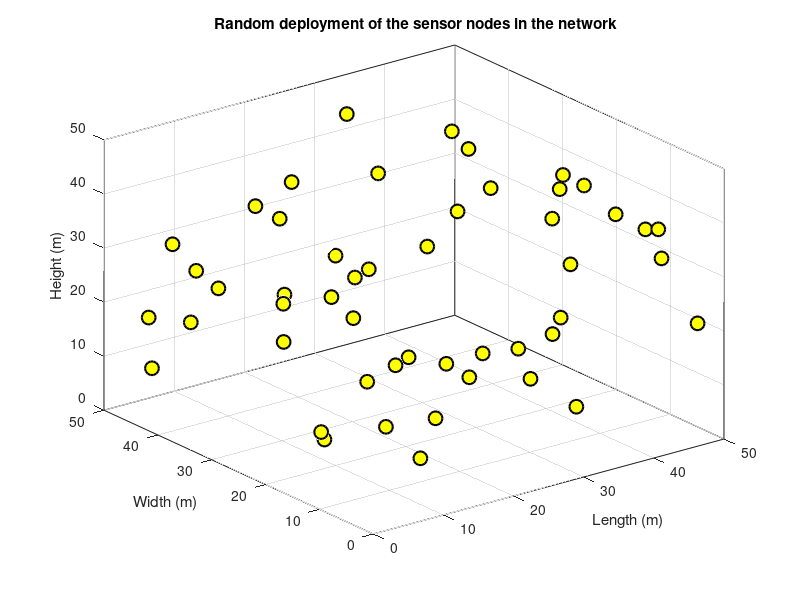

MATLAB code for this plot:
% Author: Junaid Qadir (DITEN, UniGe, Italy)
% Ph.D. Researcher 
% Department of Electrical, Electronic and Telecommunications Engineering, and Naval Architecture (DITEN)
% University of Genova, Via Opera Pia 11A 16145, Genoa, Italy
% Website: https://junaidqadirqau.wixsite.com/junaid


% Reference: J. Qadir, U. Ullah, B. Sainz-De-Abajo, B. G. Zapirain, G. Marques and I. de la Torre Diez, 
%"Energy-Aware and Reliability-Based Localization-Free Cooperative Acoustic Wireless Sensor Networks," 
%in IEEE Access, vol. 8, pp. 121366-121384, 2020, doi: 10.1109/ACCESS.2020.3006194.



clc             % clear command window
close all       % close other window
clear all       % clear variables
total_number_of_sensor_node=50;                                      %  The total number of sensor nodes in the network 
x=randi([0,50],1,total_number_of_sensor_node);                       % x coordinate of each sensor node in the network
y=randi([0,50],1,total_number_of_sensor_node);                       % y coordinate of each sensor node in the network
z=randi([0,50],1,total_number_of_sensor_node);                       % z coordinate of each sensor node in the network


plot3(x,y,z,'mo',...                                                 % Plot all the nodes in 3 dimension 
    'LineWidth',1.5,...                                              % Size of the line
    'MarkerEdgeColor','k',...              % The color of the outer surface of the node. Currently it is set to black color. "k" stand for black. 
    'MarkerFaceColor',[1 1 0],...          % The color of the inside of the node. Currently it is set to yellow color. "[1 1 0]" is a code of yellow color
    'MarkerSize',10)
     box on
xlabel(' Length (m)')                       % X-label of the output plot
ylabel(' Width (m)')                        % Y-label of the output plot
zlabel(' Height (m)')                       % Z-label of the output plot
title(' Random deployment of the sensor nodes in the network')    % Title of the plot
grid on                                     % Activate the grid in background of the plot
% Hold figure 1
hold on

%Note: To change the color, just write "r" for red, "g" for green, "b" for %blue, "m" for magenta, "c" for cyan and so on

